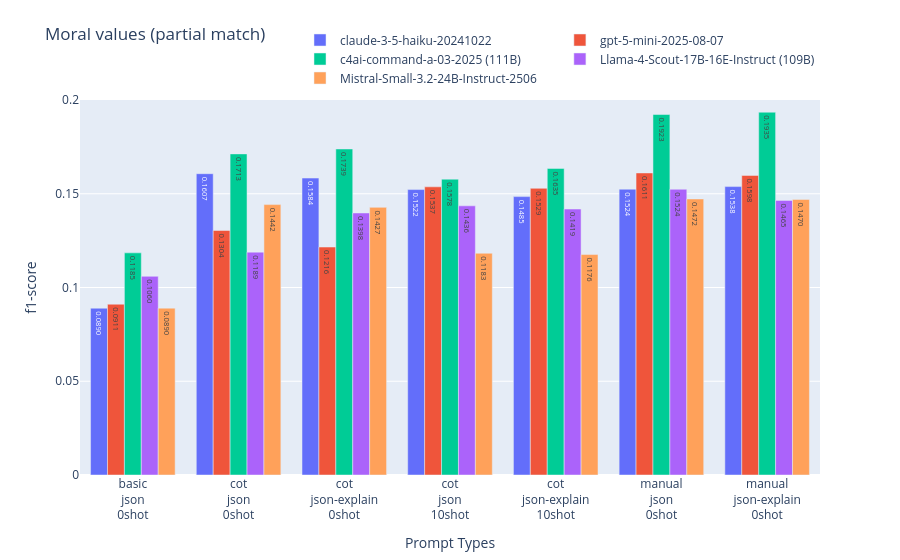

The cell this chart's notebook holds for it:
### Code cell
plot(scores['moral_values'], title="Moral values", split='all', metric='f1-score', strategy="partial", ylim=[0, 0.2])

### Figure 1 — Plotly figure (JSON) as saved in the notebook; plotly's stock layout.template omitted (floating-point values rounded to 4 significant figures)
{"data": [{"name": "claude-3-5-haiku-20241022", "text": ["0.0890", "0.1607", "0.1584", "0.1522", "0.1485", "0.1524", "0.1538"], "type": "bar", "x": ["basic<br>json<br>0shot", "cot<br>json<br>0shot", "cot<br>json-explain<br>0shot", "cot<br>json<br>10shot", "cot<br>json-explain<br>10shot", "manual<br>json<br>0shot", "manual<br>json-explain<br>0shot"], "y": [0.08896, 0.1607, 0.1584, 0.1522, 0.1485, 0.1524, 0.1538]}, {"name": "gpt-5-mini-2025-08-07", "text": ["0.0911", "0.1304", "0.1216", "0.1537", "0.1529", "0.1611", "0.1598"], "type": "bar", "x": ["basic<br>json<br>0shot", "cot<br>json<br>0shot", "cot<br>json-explain<br>0shot", "cot<br>json<br>10shot", "cot<br>json-explain<br>10shot", "manual<br>json<br>0shot", "manual<br>json-explain<br>0shot"], "y": [0.0911, 0.1304, 0.1216, 0.1537, 0.1529, 0.1611, 0.1598]}, {"name": "c4ai-command-a-03-2025 (111B)", "text": ["0.1185", "0.1713", "0.1739", "0.1578", "0.1635", "0.1923", "0.1935"], "type": "bar", "x": ["basic<br>json<br>0shot", "cot<br>json<br>0shot", "cot<br>json-explain<br>0shot", "cot<br>json<br>10shot", "cot<br>json-explain<br>10shot", "manual<br>json<br>0shot", "manual<br>json-explain<br>0shot"], "y": [0.1185, 0.1713, 0.1739, 0.1578, 0.1635, 0.1923, 0.1935]}, {"name": "Llama-4-Scout-17B-16E-Instruct (109B)", "text": ["0.1060", "0.1189", "0.1398", "0.1436", "0.1419", "0.1524", "0.1465"], "type": "bar", "x": ["basic<br>json<br>0shot", "cot<br>json<br>0shot", "cot<br>json-explain<br>0shot", "cot<br>json<br>10shot", "cot<br>json-explain<br>10shot", "manual<br>json<br>0shot", "manual<br>json-explain<br>0shot"], "y": [0.106, 0.1189, 0.1398, 0.1436, 0.1419, 0.1524, 0.1465]}, {"name": "Mistral-Small-3.2-24B-Instruct-2506", "text": ["0.0890", "0.1442", "0.1427", "0.1183", "0.1176", "0.1472", "0.1470"], "type": "bar", "x": ["basic<br>json<br>0shot", "cot<br>json<br>0shot", "cot<br>json-explain<br>0shot", "cot<br>json<br>10shot", "cot<br>json-explain<br>10shot", "manual<br>json<br>0shot", "manual<br>json-explain<br>0shot"], "y": [0.089, 0.1442, 0.1427, 0.1183, 0.1176, 0.1472, 0.147]}], "layout": {"legend": {"orientation": "h", "x": 1, "xanchor": "right", "y": 1.02, "yanchor": "bottom"}, "title": {"text": "Moral values (partial match)", "y": 0.95}, "xaxis": {"title": {"text": "Prompt Types"}}, "yaxis": {"range": [0, 0.2], "title": {"text": "f1-score"}}}}
